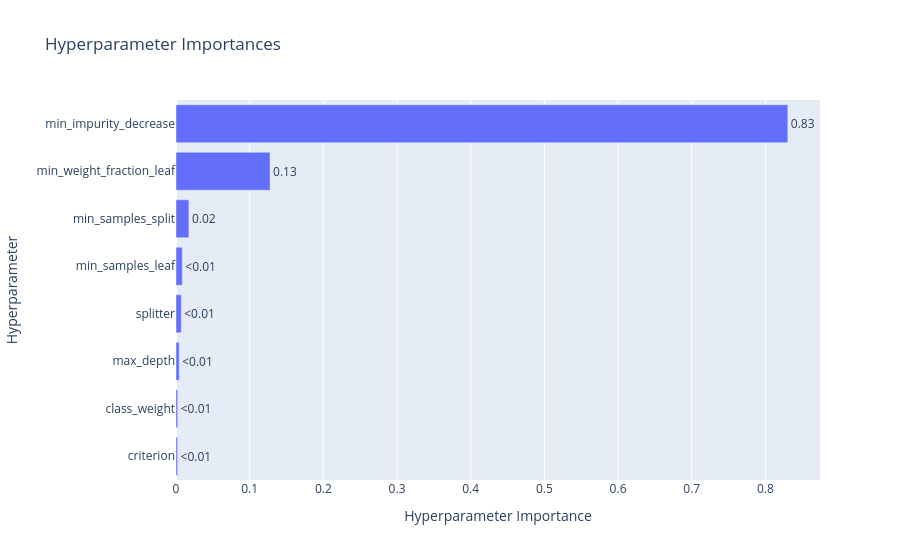

Notebook source saved alongside this figure:
### Markdown cell above
Model 1b:

### Code cell
if __name__ == "__main__":
    start_time = datetime.now()
    
    # set data
    model_id = "model_1b"
    model_category = "binary_tree"
    
    # load data
    X_data = pd.read_csv(f"data/X_train_{model_id}.csv", keep_default_na=False)
    y_data = pd.read_csv(f"data/y_train_{model_id}.csv", keep_default_na=False).values.ravel()

    # run 100 trails
    study = optuna.create_study(direction="maximize", study_name=f"{model_id}_tuning", sampler=optuna.samplers.TPESampler(seed=2020))
    study.optimize(lambda trial: objective_a(trial, X_data, y_data), n_trials=100, n_jobs=-1)
    # save as fig
    fig = optuna.visualization.plot_param_importances(study)
    fig.show()
    save_path = f"figures/{model_id}_{model_category}_param_importance.png"
    fig.write_image(save_path)
    print(f"Time: {datetime.now() - start_time}")

### Figure 1 — Plotly figure (JSON) as saved in the notebook; plotly's stock layout.template omitted (floating-point values rounded to 4 significant figures)
{"data": [{"cliponaxis": false, "hovertemplate": ["criterion (CategoricalDistribution): 0.0021120017679283967<extra></extra>", "class_weight (CategoricalDistribution): 0.0023336021584700103<extra></extra>", "max_depth (IntDistribution): 0.00432724510078161<extra></extra>", "splitter (CategoricalDistribution): 0.007115179310240507<extra></extra>", "min_samples_leaf (IntDistribution): 0.008575431418361276<extra></extra>", "min_samples_split (IntDistribution): 0.017500476027256857<extra></extra>", "min_weight_fraction_leaf (FloatDistribution): 0.12765984058537494<extra></extra>", "min_impurity_decrease (FloatDistribution): 0.8303762236315865<extra></extra>"], "name": "Objective Value", "orientation": "h", "text": ["<0.01", "<0.01", "<0.01", "<0.01", "<0.01", "0.02", "0.13", "0.83"], "textposition": "outside", "type": "bar", "x": [0.002112, 0.002334, 0.004327, 0.007115, 0.008575, 0.0175, 0.1277, 0.8304], "y": ["criterion", "class_weight", "max_depth", "splitter", "min_samples_leaf", "min_samples_split", "min_weight_fraction_leaf", "min_impurity_decrease"]}], "layout": {"title": {"text": "Hyperparameter Importances"}, "xaxis": {"title": {"text": "Hyperparameter Importance"}}, "yaxis": {"title": {"text": "Hyperparameter"}}}}
